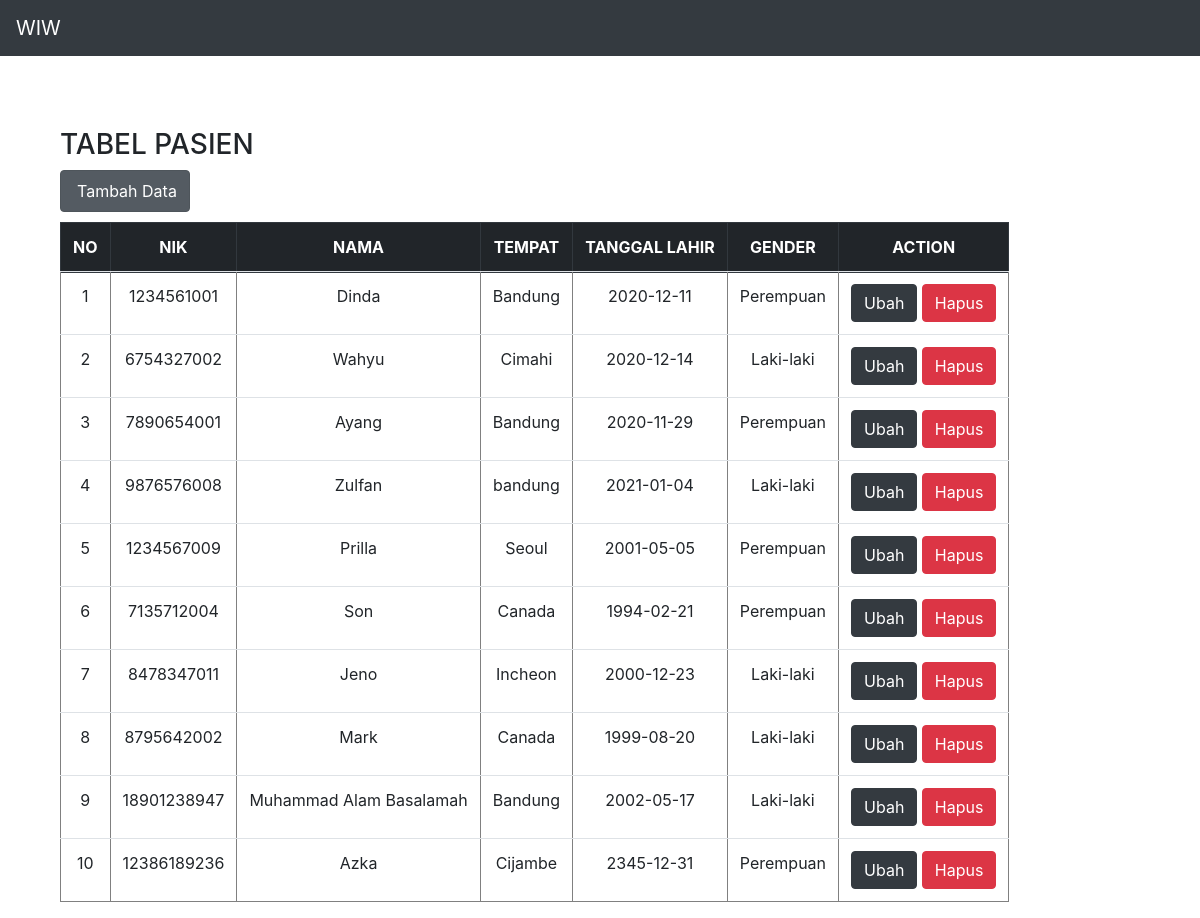
Screenshot of /source_code/program/index.php with the database file from the repository.
### tables this page shows
CREATE TABLE `pasien` (
  `id` int(11) NOT NULL,
  `nik` varchar(100) NOT NULL,
  `nama` varchar(100) NOT NULL,
  `tempat` varchar(100) NOT NULL,
  `tl` varchar(100) NOT NULL,
  `gender` varchar(10) NOT NULL,
  `email` varchar(100) NOT NULL,
  `telp` varchar(100) NOT NULL
);

### source_code/program/presenter/ProsesPasien.php (called while the page is built, shortened)
<?php
class ProsesPasien implements KontrakPresenter
{
	private $tabelpasien;
	private $data = [];
	function __construct()
	{
		try {
			$db_host = "localhost";
			$db_user = "root";
			$db_password = "";
			$db_name = "mvp_01";
			$this->tabelpasien = new TabelPasien($db_host, $db_user, $db_password, $db_name);
			$this->data = array();
		} catch (Exception $e) {
			echo "wiw error" . $e->getMessage();
		}
	}
	function prosesDataPasien()
	{
		try {
			$this->tabelpasien->open();
			$this->tabelpasien->getPasien();
			while ($row = $this->tabelpasien->getResult()) {
				$this->data[] = $row;
			}
		} catch (Exception $e) {
			echo "wiw error part 2" . $e->getMessage();
		}
	}
	function getId($i)
	{
		return $this->data[$i]['id'];
	}
	function getNik($i)
	{
		return $this->data[$i]['nik'];
	}
	function getNama($i)
	{
		return $this->data[$i]['nama'];
	}
	function getTempat($i)
	{
		return $this->data[$i]['tempat'];
	}
	function getTl($i)
	{
		return $this->data[$i]['tl'];
	}
	function getGender($i)
	{
		return $this->data[$i]['gender'];
	}
	function getSize()
	{
		return sizeof($this->data);
	}
}

### source_code/program/model/DB.class.php (called while the page is built, shortened)
<?php
class DB
{
	var $db_host = '';
	var $db_user = '';
	var $db_password = '';
	var $db_name = '';
	var $db_link = '';
	function __construct($db_host = '', $db_user = '', $db_password = '', $db_name = '')
	{
		$this->db_host = $db_host;
		$this->db_user = $db_user;
		$this->db_password = $db_password;
		$this->db_name = $db_name;
	}
	function open()
	{
		$this->db_link = mysqli_connect($this->db_host, $this->db_user, $this->db_password, $this->db_name);
	}
	function execute($query = "")
	{
		$this->result = mysqli_query($this->db_link, $query);
		return $this->result;
	}
}

### source_code/program/model/TabelPasien.class.php (called while the page is built, shortened)
<?php
class TabelPasien extends DB
{
	function getPasien()
	{
		$query = "SELECT * FROM pasien";
		return $this->execute($query);
	}
}

### source_code/program/view/TampilPasien.php (the view, shortened to what this page needs)
<?php
include("presenter/ProsesPasien.php");
class TampilPasien implements KontrakView
{
	private $prosespasien;
	function __construct()
	{
		$this->prosespasien = new ProsesPasien();
	}
	function tampil()
	{
		$this->prosespasien->prosesDataPasien();
		$data = null;
		for ($i = 0; $i < $this->prosespasien->getSize(); $i++) {
			$no = $i + 1;
			$data .= "<tr>
			<td>" . $no . "</td>
			<td>" . $this->prosespasien->getNik($i) . "</td>
			<td>" . $this->prosespasien->getNama($i) . "</td>
			<td>" . $this->prosespasien->getTempat($i) . "</td>
			<td>" . $this->prosespasien->getTl($i) . "</td>
			<td>" . $this->prosespasien->getGender($i) . "</td>
			<td>
				<a type='button' data-toggle='modal' data-target='#update-page" . $this->prosespasien->getId($i) . "'' class='btn btn-dark' style='color:#FFFFFF'>Ubah</a>
				<a href='index.php?delete_id=" . $this->prosespasien->getId($i) . "' class='btn btn-danger'>Hapus</a>
			</td>
			</tr>";
		}
	}
}

### source_code/program/index.php (shortened to what this page needs)
<?php
include("model/Template.class.php");
include("model/DB.class.php");
include("model/TabelPasien.class.php");
include("view/TampilPasien.php");
$tp = new TampilPasien();
if (isset($_POST['add_data'])) {
    $tp->addData($_POST);
} else if (isset($_GET['delete_id'])) {
    $tp->deleteData($_GET['delete_id']);
} else if (isset($_POST['update_data'])) {
    $tp->updateData($_POST);
} else {
    $data = $tp->tampil();
}

### source_code/program/model/Template.class.php (shortened to what this page needs)
<?php
class Template{
	var $content = '';
	function __construct($filename = ''){
		$this->content = implode('', @file($filename));
	}
	function clear(){
		$this->content = preg_replace("/DATA_[A-Z|_|0-9]+/", "", $this->content);
	}
	function write(){
		print $this->content;
	}
	function replace($old = '', $new = ''){
		if(is_int($new)){
			$value = sprintf("%d", $new);
		}elseif(is_float($new)){
			$value = sprintf("%f", $new);
		}elseif(is_array($new)){
			$value = '';
			foreach( $new as $item){
				$value .= $item. '';
			}
		}else{
			$value = $new;
		}
		$this->content = preg_replace("/$old/",  $value, $this->content);
	}
}

### rows the page displays
pasien: no "1", nik "1234561001", nama "Dinda", tempat "Bandung", tl "2020-12-11", gender "Perempuan"
pasien: no "2", nik "6754327002", nama "Wahyu", tempat "Cimahi", tl "2020-12-14", gender "Laki-laki"
pasien: no "3", nik "7890654001", nama "Ayang", tempat "Bandung", tl "2020-11-29", gender "Perempuan"
pasien: no "4", nik "9876576008", nama "Zulfan", tempat "bandung", tl "2021-01-04", gender "Laki-laki"
pasien: no "5", nik "1234567009", nama "Prilla", tempat "Seoul", tl "2001-05-05", gender "Perempuan"
pasien: no "6", nik "7135712004", nama "Son", tempat "Canada", tl "1994-02-21", gender "Perempuan"
pasien: no "7", nik "8478347011", nama "Jeno", tempat "Incheon", tl "2000-12-23", gender "Laki-laki"
pasien: no "8", nik "8795642002", nama "Mark", tempat "Canada", tl "1999-08-20", gender "Laki-laki"
pasien: no "9", nik "18901238947", nama "Muhammad Alam Basalamah", tempat "Bandung", tl "2002-05-17", gender "Laki-laki"
pasien: no "10", nik "12386189236", nama "Azka", tempat "Cijambe", tl "2345-12-31", gender "Perempuan"

### other values shown
$this->content "WIW TABEL PASIEN Tambah Data NO NIK NAMA TEMPAT TANGGAL LAHIR GENDER ACTION"
